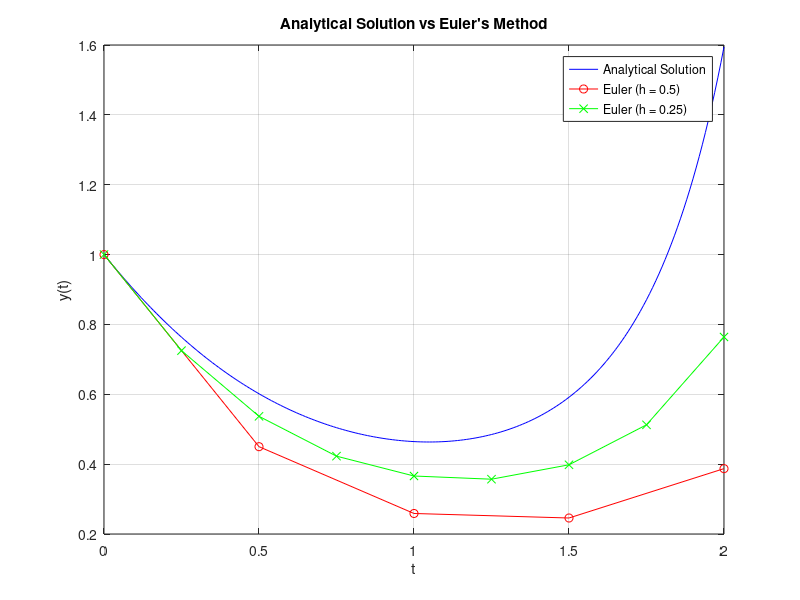

MATLAB code to generate this figure:
% Parameters
y0 = 1;  % Initial condition y(0)
T = 2;   % Endpoint of the interval
h1 = 0.5;  % Step size 1
h2 = 0.25; % Step size 2

% Function definition
f = @(t, y) y * t^2 - 1.1 * y;

% Analytical solution
t_values = 0:0.01:T;
y_analytical = y0 * exp(t_values.^3 / 3 - 1.1 * t_values);

% Euler's method for step size h1
t_euler_h1 = 0:h1:T;
y_euler_h1 = zeros(size(t_euler_h1));
y_euler_h1(1) = y0;
for i = 1:length(t_euler_h1) - 1
    y_euler_h1(i+1) = y_euler_h1(i) + h1 * f(t_euler_h1(i), y_euler_h1(i));
end

% Euler's method for step size h2
t_euler_h2 = 0:h2:T;
y_euler_h2 = zeros(size(t_euler_h2));
y_euler_h2(1) = y0;
for i = 1:length(t_euler_h2) - 1
    y_euler_h2(i+1) = y_euler_h2(i) + h2 * f(t_euler_h2(i), y_euler_h2(i));
end

% Plotting
figure;
plot(t_values, y_analytical, 'b-', t_euler_h1, y_euler_h1, 'ro-', t_euler_h2, y_euler_h2, 'gx-');
legend('Analytical Solution', ['Euler (h = ' num2str(h1) ')'], ['Euler (h = ' num2str(h2) ')']);
xlabel('t');
ylabel('y(t)');
title('Analytical Solution vs Euler''s Method');
grid on;
